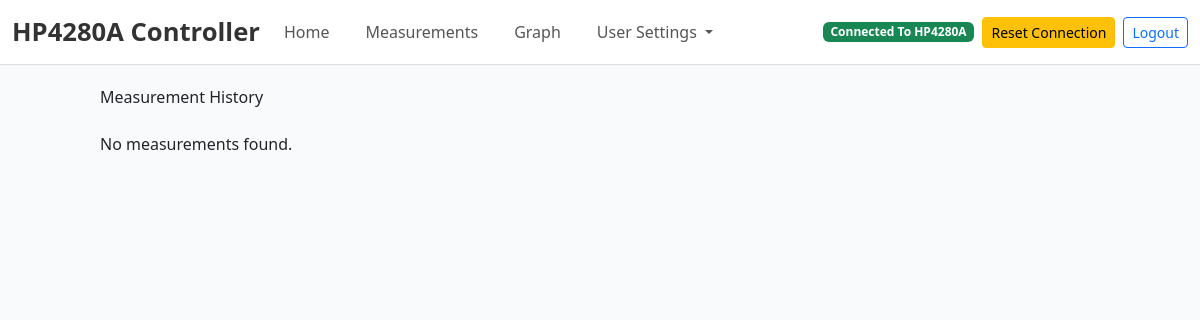
Page /history (signed in) on the earlier database version.
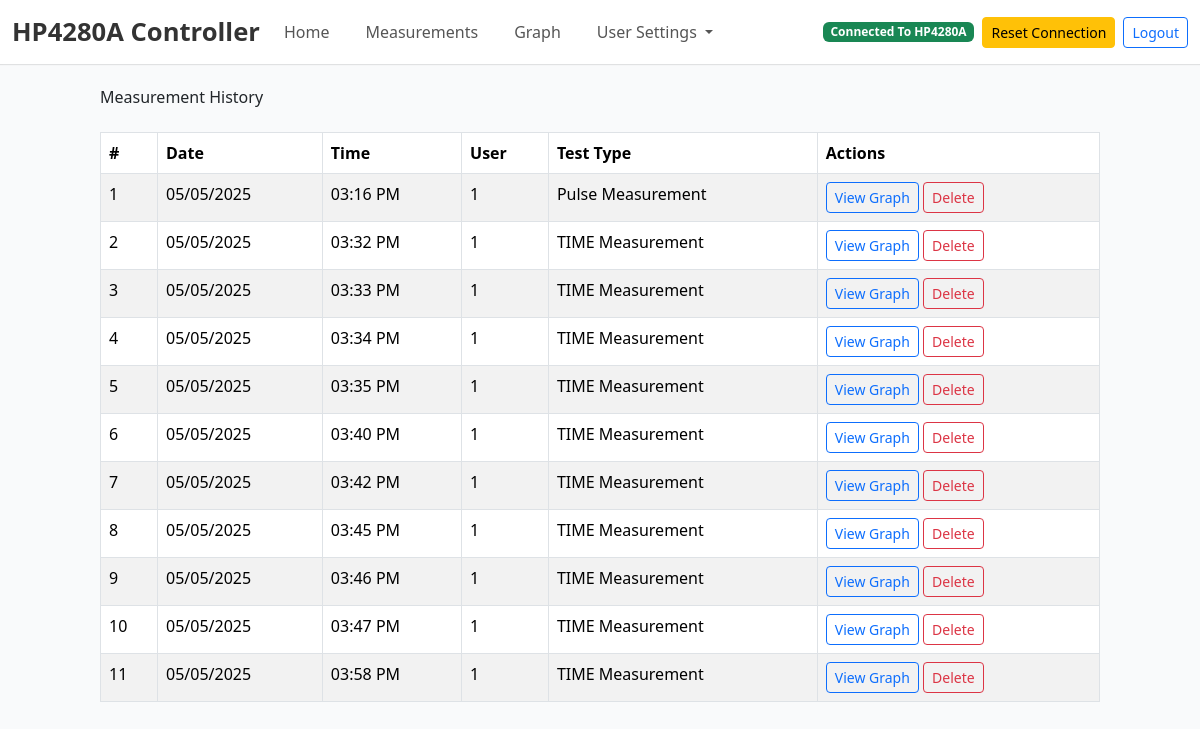
Same page on the later database version.
### tables this page shows
CREATE TABLE measurements (
            measurement_id INTEGER PRIMARY KEY AUTOINCREMENT,
            date_recorded DATE NOT NULL,
            time_recorded TIME NOT NULL,
            user_id INTEGER NOT NULL,
            test_type TEXT NOT NULL,
            csv_file_path TEXT,
            FOREIGN KEY (user_id) REFERENCES users (id)
        );

### main.py (the view)
@app.route('/history', methods=["GET"])
def history():
    if 'email' not in session:
        flash("Please log in to access this page.", "error")
        return redirect(url_for("login"))
    user = get_user_by_email(session['email'])
    if not user:
        flash("User not found. Please log in again.", "error")
        return redirect(url_for("login"))
    measurements = get_measurements(user_id=user[0])  # user[0] is the user ID
    return render_template("history.html", measurements=measurements)

### database.py (called while the page is built)
def get_user_by_email(email):
    conn = sqlite3.connect(DB_path)
    cursor = conn.cursor()
    cursor.execute('''
        SELECT * FROM users WHERE email = ?
    ''', (email,))
    user = cursor.fetchone()
    conn.close()
    return user

def get_measurements(user_id=None):
    conn = sqlite3.connect(DB_path)
    cursor = conn.cursor()
    if user_id:
        cursor.execute('''
            SELECT * FROM measurements WHERE user_id = ?
        ''', (user_id,))
    else:
        cursor.execute('SELECT * FROM measurements')
    measurements = cursor.fetchall()
    conn.close()
    return measurements

### main.py (called while the page is built, shortened)
@app.context_processor
def inject_user_info():
    if 'email' in session:
        user = get_user_by_email(session['email'])
        if user:
            return {
                'username': f"{user[1]} {user[2]}",  # First name and last name
                'user_id': user[0],  # User ID
                'email': user[3],  # Email
                'is_admin': user[5] == 1  # Check if the user is an admin (assuming `is_admin` is the 6th column)
            }

### templates/history.html (shortened to what this page needs)
{% extends "base.html" %}
{% block content %}
<div class="container mt-4">
    <h2 class="mb-4">Measurement History</h2>
    {% if measurements %}
        <table class="table table-striped table-bordered">
            <thead>
                <tr>
                    <th>#</th>
                    <th>Date</th>
                    <th>Time</th>
                    <th>User</th>
                    <th>Test Type</th>
                    <th>Actions</th>
                </tr>
            </thead>
            <tbody>
                {% for measurement in measurements %}
                    <tr>
                        <td>{{ measurement[0] }}</td>
                        <td>{{ measurement[1] | datetimeformat('%m/%d/%Y') }}</td>
                        <td>{{ measurement[2] | datetimeformat('%I:%M %p') }}</td>
                        <td>{{ measurement[3] }}</td>
                        <td>{{ measurement[4] }}</td>
                        <td>
                            <a href="{{ url_for('view_measurement', measurement_id=measurement[0]) }}" class="btn btn-outline-primary btn-sm">View Graph</a>
                            <form action="{{ url_for('delete_measurement', measurement_id=measurement[0]) }}" method="POST" style="display:inline;">
                                <button type="submit" class="btn btn-outline-danger btn-sm" onclick="return confirm('Are you sure you want to delete this measurement?');">Delete</button>
                            </form>
                        </td>
                    </tr>
                {% endfor %}
            </tbody>
        </table>
    {% else %}
        <p>No measurements found.</p>
    {% endif %}
</div>
{% endblock %}

Differences in the rows shown:
added measurements: measurement_id "1", date_recorded "05/05/2025", time_recorded "03:16 PM", user "1", test_type "Pulse Measurement"
now on this page (row edited): measurements: measurement_id "2", date_recorded "05/05/2025", time_recorded "03:32 PM", user "1", test_type "TIME Measurement"
now on this page (row edited): measurements: measurement_id "3", date_recorded "05/05/2025", time_recorded "03:33 PM", user "1", test_type "TIME Measurement"
added measurements: measurement_id "4", date_recorded "05/05/2025", time_recorded "03:34 PM", user "1", test_type "TIME Measurement"
added measurements: measurement_id "5", date_recorded "05/05/2025", time_recorded "03:35 PM", user "1", test_type "TIME Measurement"
now on this page (row edited): measurements: measurement_id "6", date_recorded "05/05/2025", time_recorded "03:40 PM", user "1", test_type "TIME Measurement"
now on this page (row edited): measurements: measurement_id "7", date_recorded "05/05/2025", time_recorded "03:42 PM", user "1", test_type "TIME Measurement"
now on this page (row edited): measurements: measurement_id "8", date_recorded "05/05/2025", time_recorded "03:45 PM", user "1", test_type "TIME Measurement"
now on this page (row edited): measurements: measurement_id "9", date_recorded "05/05/2025", time_recorded "03:46 PM", user "1", test_type "TIME Measurement"
now on this page (row edited): measurements: measurement_id "10", date_recorded "05/05/2025", time_recorded "03:47 PM", user "1", test_type "TIME Measurement"
now on this page (row edited): measurements: measurement_id "11", date_recorded "05/05/2025", time_recorded "03:58 PM", user "1", test_type "TIME Measurement"
Other differences:
text no longer shown: "No measurements found."
text now shown: "# Date Time User Test Type Actions"
